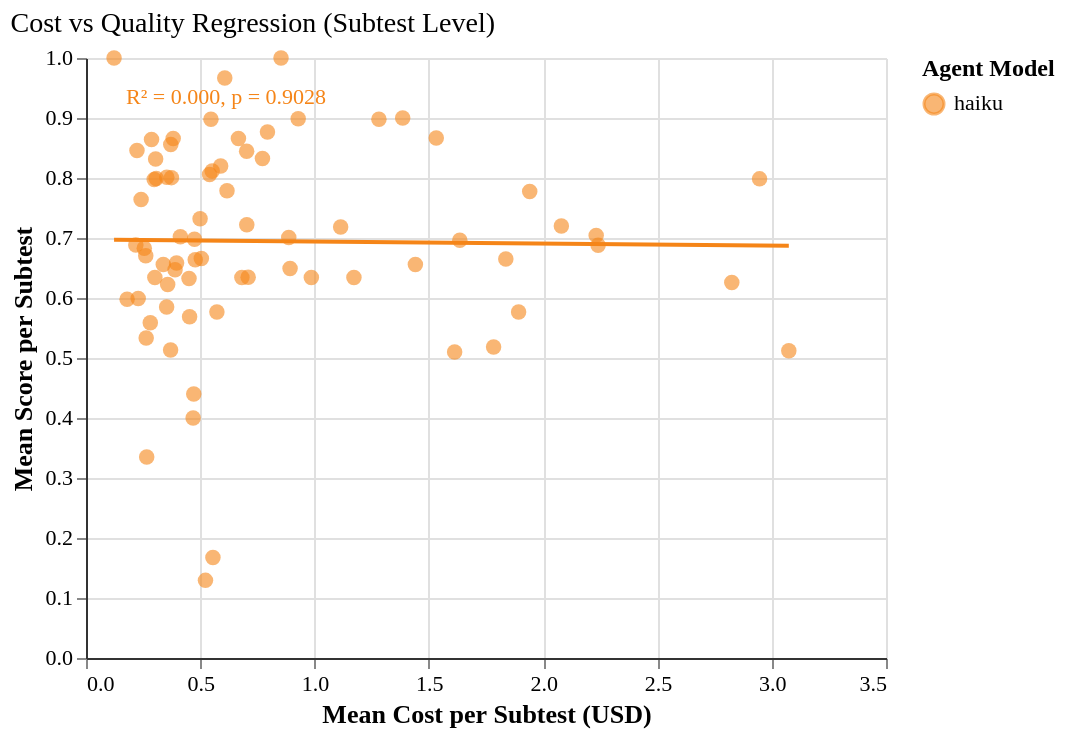

Here is the Vega-Lite specification saved for this chart:
### Vega-Lite specification from a JSON file in a GitHub repository (floating-point values rounded to 4 significant figures)
{"config": {"font": "serif", "axis": {"labelFontSize": 11, "titleFontSize": 13, "gridColor": "#e0e0e0", "domainColor": "#333333"}, "legend": {"labelFontSize": 11, "titleFontSize": 12}, "title": {"fontSize": 14, "anchor": "start", "fontWeight": "normal"}, "view": {"stroke": null, "continuousWidth": 400, "continuousHeight": 300, "strokeWidth": 0}, "mark": {"tooltip": true}}, "layer": [{"data": {"name": "data-82e1a0c4df5a836545a8317bcf4b6dfe"}, "mark": {"type": "circle", "opacity": 0.6, "size": 60}, "encoding": {"color": {"field": "agent_model", "scale": {"domain": ["haiku"], "range": ["#F58518"]}, "title": "Agent Model", "type": "nominal"}, "tooltip": [{"field": "agent_model", "title": "Model", "type": "nominal"}, {"field": "tier", "title": "Tier", "type": "ordinal"}, {"field": "subtest", "title": "Subtest", "type": "ordinal"}, {"field": "mean_cost", "format": "$.4f", "title": "Mean Cost", "type": "quantitative"}, {"field": "mean_score", "format": ".3f", "title": "Mean Score", "type": "quantitative"}], "x": {"field": "mean_cost", "title": "Mean Cost per Subtest (USD)", "type": "quantitative"}, "y": {"field": "mean_score", "scale": {"domain": [0.05, 1.0]}, "title": "Mean Score per Subtest", "type": "quantitative"}}}, {"data": {"name": "data-34e5d4067b67630b98abd9a161e79b16"}, "mark": {"type": "line", "strokeWidth": 2}, "encoding": {"color": {"field": "agent_model", "scale": {"domain": ["haiku"], "range": ["#F58518"]}, "type": "nominal"}, "x": {"field": "x", "type": "quantitative"}, "y": {"field": "y", "type": "quantitative"}}}, {"data": {"name": "data-640659920c2e0cf85bb963b26b46d021"}, "mark": {"type": "text", "align": "left", "dx": 10, "dy": 10, "fontSize": 11}, "encoding": {"color": {"field": "agent_model", "scale": {"domain": ["haiku"], "range": ["#F58518"]}, "type": "nominal"}, "text": {"field": "annotation", "type": "nominal"}, "x": {"value": 10}, "y": {"value": 10}}}], "title": "Cost vs Quality Regression (Subtest Level)", "$schema": "https://vega.github.io/schema/vega-lite/v6.1.0.json", "datasets": {"data-82e1a0c4df5a836545a8317bcf4b6dfe": [{"agent_model": "haiku", "tier": "T0", "subtest": "00", "mean_cost": 0.5227, "mean_score": 0.1294}, {"agent_model": "haiku", "tier": "T0", "subtest": "01", "mean_cost": 0.3701, "mean_score": 0.5135}, {"agent_model": "haiku", "tier": "T0", "subtest": "02", "mean_cost": 0.1798, "mean_score": 0.598}, {"agent_model": "haiku", "tier": "T0", "subtest": "03", "mean_cost": 0.4688, "mean_score": 0.4}, {"agent_model": "haiku", "tier": "T0", "subtest": "04", "mean_cost": 0.2614, "mean_score": 0.6703}, {"agent_model": "haiku", "tier": "T0", "subtest": "05", "mean_cost": 0.255, "mean_score": 0.6829}, {"agent_model": "haiku", "tier": "T0", "subtest": "07", "mean_cost": 0.4532, "mean_score": 0.5686}, {"agent_model": "haiku", "tier": "T0", "subtest": "08", "mean_cost": 0.2229, "mean_score": 0.846}, {"agent_model": "haiku", "tier": "T0", "subtest": "09", "mean_cost": 0.9284, "mean_score": 0.8986}, {"agent_model": "haiku", "tier": "T0", "subtest": "10", "mean_cost": 0.3013, "mean_score": 0.634}, {"agent_model": "haiku", "tier": "T0", "subtest": "11", "mean_cost": 0.4991, "mean_score": 0.732}, {"agent_model": "haiku", "tier": "T0", "subtest": "12", "mean_cost": 0.3709, "mean_score": 0.856}, {"agent_model": "haiku", "tier": "T0", "subtest": "13", "mean_cost": 0.3072, "mean_score": 0.7992}, {"agent_model": "haiku", "tier": "T0", "subtest": "14", "mean_cost": 0.7939, "mean_score": 0.8766}, {"agent_model": "haiku", "tier": "T0", "subtest": "15", "mean_cost": 0.5553, "mean_score": 0.1675}, {"agent_model": "haiku", "tier": "T0", "subtest": "18", "mean_cost": 0.7035, "mean_score": 0.722}, {"agent_model": "haiku", "tier": "T0", "subtest": "19", "mean_cost": 0.1227, "mean_score": 1.0}, {"agent_model": "haiku", "tier": "T1", "subtest": "01", "mean_cost": 0.3961, "mean_score": 0.6584}, {"agent_model": "haiku", "tier": "T1", "subtest": "02", "mean_cost": 0.3527, "mean_score": 0.5851}, {"agent_model": "haiku", "tier": "T1", "subtest": "03", "mean_cost": 0.3895, "mean_score": 0.647}, {"agent_model": "haiku", "tier": "T1", "subtest": "04", "mean_cost": 0.2179, "mean_score": 0.6884}, {"agent_model": "haiku", "tier": "T1", "subtest": "06", "mean_cost": 0.3046, "mean_score": 0.8318}, {"agent_model": "haiku", "tier": "T1", "subtest": "07", "mean_cost": 0.4746, "mean_score": 0.698}, {"agent_model": "haiku", "tier": "T1", "subtest": "08", "mean_cost": 0.7095, "mean_score": 0.6346}, {"agent_model": "haiku", "tier": "T2", "subtest": "01", "mean_cost": 0.2984, "mean_score": 0.7974}, {"agent_model": "haiku", "tier": "T2", "subtest": "02", "mean_cost": 0.478, "mean_score": 0.6637}, {"agent_model": "haiku", "tier": "T2", "subtest": "03", "mean_cost": 0.2284, "mean_score": 0.599}, {"agent_model": "haiku", "tier": "T2", "subtest": "04", "mean_cost": 0.5408, "mean_score": 0.806}, {"agent_model": "haiku", "tier": "T2", "subtest": "05", "mean_cost": 0.3815, "mean_score": 0.866}, {"agent_model": "haiku", "tier": "T2", "subtest": "06", "mean_cost": 0.3535, "mean_score": 0.8012}, {"agent_model": "haiku", "tier": "T2", "subtest": "07", "mean_cost": 0.2813, "mean_score": 0.5586}, {"agent_model": "haiku", "tier": "T2", "subtest": "08", "mean_cost": 0.241, "mean_score": 0.7643}, {"agent_model": "haiku", "tier": "T2", "subtest": "10", "mean_cost": 0.4128, "mean_score": 0.702}, {"agent_model": "haiku", "tier": "T2", "subtest": "11", "mean_cost": 0.4507, "mean_score": 0.6326}, {"agent_model": "haiku", "tier": "T2", "subtest": "12", "mean_cost": 0.3739, "mean_score": 0.8006}, {"agent_model": "haiku", "tier": "T2", "subtest": "13", "mean_cost": 0.5047, "mean_score": 0.666}, {"agent_model": "haiku", "tier": "T2", "subtest": "14", "mean_cost": 0.3381, "mean_score": 0.656}, {"agent_model": "haiku", "tier": "T2", "subtest": "15", "mean_cost": 0.2868, "mean_score": 0.864}, {"agent_model": "haiku", "tier": "T3", "subtest": "01", "mean_cost": 1.635, "mean_score": 0.6961}, {"agent_model": "haiku", "tier": "T3", "subtest": "02", "mean_cost": 2.232, "mean_score": 0.7043}, {"agent_model": "haiku", "tier": "T3", "subtest": "03", "mean_cost": 1.613, "mean_score": 0.51}, {"agent_model": "haiku", "tier": "T3", "subtest": "04", "mean_cost": 3.075, "mean_score": 0.512}, {"agent_model": "haiku", "tier": "T3", "subtest": "05", "mean_cost": 1.893, "mean_score": 0.5766}, {"agent_model": "haiku", "tier": "T3", "subtest": "06", "mean_cost": 0.3573, "mean_score": 0.6225}, {"agent_model": "haiku", "tier": "T3", "subtest": "07", "mean_cost": 0.772, "mean_score": 0.8326}, {"agent_model": "haiku", "tier": "T3", "subtest": "08", "mean_cost": 0.6169, "mean_score": 0.7786}, {"agent_model": "haiku", "tier": "T3", "subtest": "09", "mean_cost": 1.172, "mean_score": 0.634}, {"agent_model": "haiku", "tier": "T3", "subtest": "10", "mean_cost": 0.7028, "mean_score": 0.8446}, {"agent_model": "haiku", "tier": "T3", "subtest": "11", "mean_cost": 0.9859, "mean_score": 0.634}, {"agent_model": "haiku", "tier": "T3", "subtest": "12", "mean_cost": 0.6071, "mean_score": 0.9666}, {"agent_model": "haiku", "tier": "T3", "subtest": "13", "mean_cost": 0.682, "mean_score": 0.634}, {"agent_model": "haiku", "tier": "T3", "subtest": "14", "mean_cost": 1.941, "mean_score": 0.7777}, {"agent_model": "haiku", "tier": "T3", "subtest": "15", "mean_cost": 1.837, "mean_score": 0.665}, {"agent_model": "haiku", "tier": "T3", "subtest": "17", "mean_cost": 1.441, "mean_score": 0.656}, {"agent_model": "haiku", "tier": "T3", "subtest": "18", "mean_cost": 1.385, "mean_score": 0.9}, {"agent_model": "haiku", "tier": "T3", "subtest": "19", "mean_cost": 2.825, "mean_score": 0.6258}, {"agent_model": "haiku", "tier": "T3", "subtest": "20", "mean_cost": 0.2656, "mean_score": 0.335}, {"agent_model": "haiku", "tier": "T4", "subtest": "01", "mean_cost": 2.08, "mean_score": 0.72}, {"agent_model": "haiku", "tier": "T4", "subtest": "02", "mean_cost": 0.8871, "mean_score": 0.7009}, {"agent_model": "haiku", "tier": "T4", "subtest": "03", "mean_cost": 1.114, "mean_score": 0.7183}, {"agent_model": "haiku", "tier": "T4", "subtest": "04", "mean_cost": 1.783, "mean_score": 0.5183}, {"agent_model": "haiku", "tier": "T4", "subtest": "05", "mean_cost": 0.6669, "mean_score": 0.866}, {"agent_model": "haiku", "tier": "T4", "subtest": "06", "mean_cost": 0.5727, "mean_score": 0.5766}, {"agent_model": "haiku", "tier": "T4", "subtest": "07", "mean_cost": 0.8928, "mean_score": 0.649}, {"agent_model": "haiku", "tier": "T4", "subtest": "08", "mean_cost": 2.947, "mean_score": 0.7986}, {"agent_model": "haiku", "tier": "T4", "subtest": "09", "mean_cost": 2.24, "mean_score": 0.688}, {"agent_model": "haiku", "tier": "T4", "subtest": "10", "mean_cost": 0.5892, "mean_score": 0.82}, {"agent_model": "haiku", "tier": "T4", "subtest": "11", "mean_cost": 1.532, "mean_score": 0.8666}, {"agent_model": "haiku", "tier": "T4", "subtest": "12", "mean_cost": 1.282, "mean_score": 0.898}, {"agent_model": "haiku", "tier": "T4", "subtest": "13", "mean_cost": 0.5466, "mean_score": 0.898}, {"agent_model": "haiku", "tier": "T4", "subtest": "14", "mean_cost": 0.8532, "mean_score": 1.0}, {"agent_model": "haiku", "tier": "T5", "subtest": "01", "mean_cost": 0.2633, "mean_score": 0.5333}, {"agent_model": "haiku", "tier": "T5", "subtest": "02", "mean_cost": 0.4713, "mean_score": 0.44}, {"agent_model": "haiku", "tier": "T6", "subtest": "01", "mean_cost": 0.5522, "mean_score": 0.8118}], "data-34e5d4067b67630b98abd9a161e79b16": [{"agent_model": "haiku", "x": 0.1227, "y": 0.6973}, {"agent_model": "haiku", "x": 3.075, "y": 0.6872}], "data-640659920c2e0cf85bb963b26b46d021": [{"agent_model": "haiku", "slope": -0.003403, "intercept": 0.6977, "r_squared": 0.0002084, "p_value": 0.9028, "annotation": "R² = 0.000, p = 0.9028"}]}}
